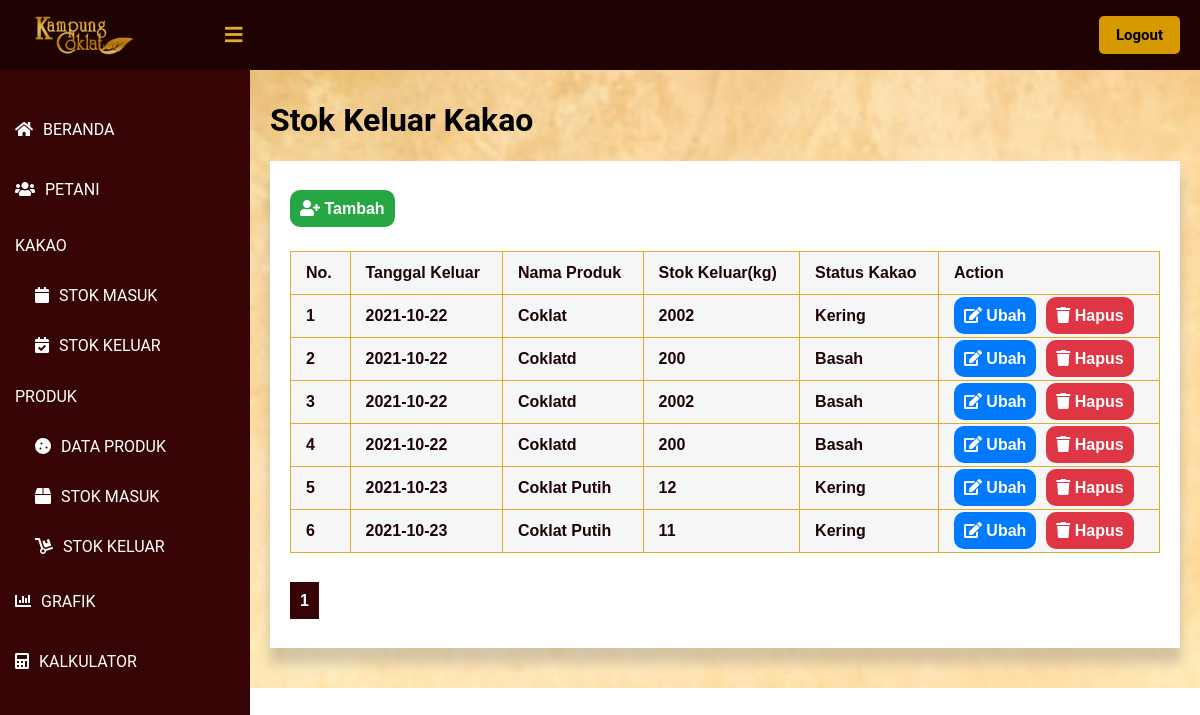
The app's page /public/lihat_SKK/1 (signed in) with its own data.
### tables this page shows
CREATE TABLE `stok_keluar_kakao` (
  `id_keluar_kakao` int(11) NOT NULL,
  `tanggal_keluar` timestamp NOT NULL DEFAULT current_timestamp(),
  `nama_produk` int(11) NOT NULL,
  `stok_keluar` int(11) NOT NULL,
  `status_kakao` int(11) NOT NULL
);

CREATE TABLE `produk` (
  `id_produk` int(11) NOT NULL,
  `nama_produk` varchar(30) NOT NULL,
  `berat_bersih` int(11) NOT NULL,
  `harga` int(11) NOT NULL,
  `produksi_kakao_kering` int(11) NOT NULL,
  `produksi_kakao_basah` int(11) NOT NULL
);

CREATE TABLE `kategori` (
  `id` int(11) NOT NULL,
  `nama_kategori` varchar(60) NOT NULL,
  `grup` varchar(60) NOT NULL
);

### app/core/Controller.php (called while the page is built, shortened)
<?php
class Controller {
    public function view($view, $data = [])
    {
        require_once   '../app/views/'.$view.'.php';
    }
}
?>

### app/controllers/Lihat_SKK.php (called while the page is built, shortened)
<?php
class Lihat_SKK extends Controller {
    public function index($page)
    {
        $id_user = $_SESSION['id'];
        $user = $this->model('User_model')->getUserById($id_user);
        $data['keluar_kakao'] = $this->model('SKK_model')->getList($page);
        $data['nama'] = $user['nama'];
        $this->view('lihat_SKK/index', $data);
    }
}
?>

### app/core/App.php (called while the page is built, shortened)
<?php
class App {
    protected $method = 'index';
    protected $params = [];
    public function __construct()
    {
        $url = $this->parseURL();
        if ( file_exists('../app/controllers/' . $url[0] . '.php') ) {
            unset($url[0]);
        }
        $this->controller = new $this->controller;
        if ( !empty($url) ) {
            $this->params = array_values($url);
        }
        call_user_func_array([$this->controller, $this->method], $this->params);
    }
    public function parseURL()
    {
        if ( isset($_GET['url']) ) {
            $url = rtrim($_GET['url'], '/');
            $url = filter_var($url, FILTER_SANITIZE_URL);
            $url = explode("/", $url);
            return $url;
        }
    }
}

### public/index.php (called while the page is built, shortened)
<?php
$app = new App;

### app/core/Database.php (called while the page is built, shortened)
<?php
class Database {
    private $host = DB_HOST;
    private $db_name = DB_NAME;
    private $dbh;
    private $stmt;
    public function __construct()
    {
        $dsn = 'mysql:host=' . $this->host . ';dbname=' . $this->db_name;
        try {
            $this->dbh = new PDO($dsn, 'root', '');
        } catch(PDOException $e) {
            die($e->getMessage());
        }
    }
    public function query($query)
    {
        $this->stmt = $this->dbh->prepare($query);
    }
    public function bind($param, $value, $type=null)
    {
        if ( is_null($type) ) {
            switch( true ) {
                default :
                    $type = PDO::PARAM_STR;
            }
        }
        $this->stmt->bindValue($param, $value, $type);
    }
    public function execute()
    {
        $this->stmt->execute();
    }
    public function resultSet()
    {
        $this->execute();
        return $this->stmt->fetchAll(PDO::FETCH_ASSOC);
    }
}

### app/models/SKK_model.php (called while the page is built, shortened)
<?php
class SKK_model {
    private $table = 'stok_keluar_kakao';
    private $db;
    public function __construct()
    {
        $this->db = new Database;
    }
    public function getList($page)
    {
        $data = [];
        $jumlahDataSetiapPage = 10;
        $this -> db -> query("SELECT stok_keluar_kakao.*, status_kakao.nama_kategori AS status_kakao, produk.nama_produk, DATE_FORMAT(tanggal_keluar, '%Y-%m-%d') AS tanggal_keluar FROM `" . $this->table . "` LEFT JOIN produk ON produk.id_produk = stok_keluar_kakao.nama_produk JOIN kategori AS status_kakao ON status_kakao.id = stok_keluar_kakao.status_kakao");
        $jumlahData = $this -> db -> resultSet();
        $jumlahData = count($jumlahData);
        $jumlahPage = ceil($jumlahData / $jumlahDataSetiapPage);
        $halamanSaatIni = ( isset($page) ) ? $page : 1;
        $dataPertama = ($jumlahDataSetiapPage * $halamanSaatIni) - $jumlahDataSetiapPage;
        $this -> db -> query("SELECT stok_keluar_kakao.*, status_kakao.nama_kategori AS status_kakao, produk.nama_produk, DATE_FORMAT(tanggal_keluar, '%Y-%m-%d') AS tanggal_keluar FROM `" . $this->table . "` LEFT JOIN produk ON produk.id_produk = stok_keluar_kakao.nama_produk JOIN kategori AS status_kakao ON status_kakao.id = stok_keluar_kakao.status_kakao LIMIT $dataPertama, $jumlahDataSetiapPage");
        $daftarData = $this -> db -> resultSet();
        $data['list_data'] = $daftarData;
        $data['halaman_saat_ini'] = $halamanSaatIni;
        $data['jumlah_halaman'] = $jumlahPage;
        return $data;
    }
}

### app/views/lihat_SKK/index.php (the view, shortened to what this page needs)
<!DOCTYPE html>
<html lang=”en”>
<head>
	<link href="<?= BASEURL ?>/css/melihat_petani.css" rel="stylesheet" type="text/css">
    <link rel="stylesheet" href="https://cdnjs.cloudflare.com/ajax/libs/font-awesome/5.12.1/css/all.min.css">
</head>
<body>
    <header>
        <label for="check">
            <i class="fas fa-bars" id="sidebar_btn"></i>
        </label>
        <div class="left_area">
            <img src="http://localhost/KampungCoklat/public/img/Logo-Daun.png">
        </div>
        <div class="right_area">
            <a href="<?= BASEURL ?>/logout" style="color: #000; margin-left: 10px;" class="logout_btn">Logout</a>
        </div>
    </header>
    <div class="sidebar">
        <a class="menu" href="<?= BASEURL ?>/beranda"><i class="fas fa-home"></i><span>BERANDA</span></a>
        <a class="menu" href="<?= BASEURL ?>/lihat_petani/1"><i class="fas fa-users"></i><span>PETANI</span></a>
        <p class="menu2">KAKAO</p>
        <a class="sub_menu" href="<?= BASEURL ?>/lihat_stok/1"><i class="fas fa-calendar"></i><span>STOK MASUK</span></a>
        <a class="sub_menu" href="<?= BASEURL ?>/lihat_SKK/1"><i class="fas fa-calendar-check"></i><span>STOK KELUAR</span></a>
        <p class="menu2">PRODUK</p>
        <a class="sub_menu" href="<?= BASEURL ?>/lihat_produk/1"><i class="fas fa-cookie"></i><span>DATA PRODUK</span></a>
        <a class="sub_menu" href="<?= BASEURL ?>/lihat_SMP/1"><i class="fas fa-box"></i><span>STOK MASUK</span></a>
        <a class="sub_menu" href="<?= BASEURL ?>/lihat_SKP/1"><i class="fas fa-dolly"></i><span>STOK KELUAR</span></a>
        <a class="menu" href="#"><i class="fas fa-chart-bar"></i><span>GRAFIK</span></a>
        <a class="menu" href="#"><i class="fas fa-calculator"></i><span>KALKULATOR</span></a>
    </div>
    <div class="content">
        <div class="card">
            <h1>Stok Keluar Kakao</h1>
        </div>
        <div class="card_table">
            <div>
                <div class="card_table1">
                    <br><br>
                    <a href="<?= BASEURL ?>/tambah_SKK" class="tambah"><i class="fas fa-user-plus"></i><span> Tambah</span></a>
                </div>
                </div>
                <div class="card_table2">
                    <table class="tabelMahasiswa" width="60%">
                        <tr>
                            <th>No.</th>
                            <th>Tanggal Keluar</th>
                            <th>Nama Produk</th>
                            <th>Stok Keluar(kg)</th>
                            <th>Status Kakao</th>
                            <th>Action</th>
                        </tr>
                        <?php foreach ($data['keluar_kakao']['list_data'] as $key => $value) { ?>
                        <tr>
                            <th><?= ($key + 1) ?></th>
                            <th><?= $value['tanggal_keluar'] ?></th>
                            <th><?= $value['nama_produk'] ?></th>
                            <th><?= $value['stok_keluar'] ?></th>
                            <th><?= $value['status_kakao'] ?></th>
                            <th><a class = 'edit' href = '<?= BASEURL;?>/ubah_SKK/<?= $value['id_keluar_kakao']?>'><i class="fas fa-edit"></i> Ubah</a><a href="<?= BASEURL;?>/hapus_SKK/hapus/<?= $value['id_keluar_kakao']?>" class="hapus"><i class="fas fa-trash"></i> Hapus</a></th>
                        </tr>
                        <?php } ?>
                    </table>
                    <br>
                    <br>
                    <?php for($p = 1; $p <= $data['keluar_kakao']['jumlah_halaman']; $p++): ?>
                        <?php if($p == $data['keluar_kakao']['halaman_saat_ini']): ?>
                            <a href= "<?= BASEURL ?>/lihat_SKK/<?= $p; ?>" class = 'page_aktif'><?= $p; ?></a>
                        <?php else: ?>
                            <a href= "<?= BASEURL ?>/lihat_SKK/<?= $p; ?>"  class = 'page'><?= $p; ?></a>
                        <?php endif; ?>
                    <?php endfor; ?>
                    <br>
                    <br>
                    <br>
                </div>
            </div>
        </div>
</body>
</html>

### public/css/melihat_petani.css (style rules this page uses)
body { margin: 0; padding: 0; font-family: "Roboto", sans-serif; }
header { z-index: 1; position: fixed; background: #1f0303; padding: 20px; width: calc(100% - 0%); top: 0; height: 30px; }
.left_area img { width: 120px; margin-top: -15px; }
.logout_btn { padding-left: 17px; padding-right: 17px; padding-bottom: 10px; padding-top: 10px; background: #d69a00; text-decoration: none; float: right; margin-top: -60px; margin-right: 40px; border-radius: 5px; font-size: 15px; font-weight: 600; color: #360405; transition: 0.5s; transition-property: background; }
.sidebar { z-index: 1; top: 0; background: #360405; margin-top: 70px; padding-top: 30px; position: fixed; left: 0; width: 250px; height: calc(100% - 9%); transition: 0.5s; transition-property: left; overflow-y: auto; }
.menu { color: #fff; display: block; width: 100%; line-height: 60px; text-decoration: none; padding-left: 15px; box-sizing: border-box; transition: 0.5s; transition-property: background; }
.menu2 { color: #fff; display: block; width: 100%; text-decoration: none; padding-left: 15px; box-sizing: border-box; transition: 0.5s; transition-property: background; }
.sub_menu { color: #fff; display: block; width: 100%; line-height: 50px; text-decoration: none; padding-left: 35px; box-sizing: border-box; transition: 0.5s; transition-property: background; }
.sidebar i { padding-right: 10px; }
label #sidebar_btn { z-index: 1; color: #e0ac26; position: fixed; cursor: pointer; left: 225px; font-size: 20px; margin: 5px 0; transition: 0.5s; transition-property: color; }
.content { background: url('http://localhost/KampungCoklat/public/img/bg.jpg'); background-position: center; height: auto; transition: 0.5s; width: (100% - 250px); margin-top: 60px; padding: 20px; margin-left: 250px; }
.content .card_table { box-shadow: 0 19px 38px rgba(255, 255, 255, 0.3), 0 15px 12px rgba(0,0,0,0.22); background-color: #fff; }
.tabelMahasiswa { margin-top: 10px; font-family: Arial; border-collapse: collapse; width: 100%; }
.content .card_table1 { margin: 20px; height: 50px; }
.content .card_table2 { margin-top: 40px; margin-left: 20px; margin-bottom: 20px; margin-right: 20px; }
.tambah { cursor: crosshair; text-decoration: none; background-color: #27a644; padding: 10px 10px; text-align: center; border-radius: 10px; font-family: Arial; font-weight: bold; color: white; }
.edit { text-decoration: none; background-color: #017afe; padding: 10px 10px; text-align: center; border-radius: 10px; font-family: Arial; font-weight: bold; color: white; }
.page_aktif { text-decoration: none; background-color: #360405; padding: 10px 10px; text-align: center; font-family: Arial; font-weight: bold; color: white; font-weight: bold; }
.hapus { text-decoration: none; background-color: #de3645; padding: 10px 10px; margin-left: 10px; text-align: center; border-radius: 10px; font-family: Arial; font-weight: bold; color: white; }
td, th { border: 1px solid #e0ac26; padding: 15px; }
tr:nth-child(even) { background-color: #747677; }
th { padding-top: 12px; padding-bottom: 12px; text-align: left; background-color: #f4f6f8; color: #1f0303; }

### records on screen
stok_keluar_kakao: tanggal_keluar "2021-10-22", produk.nama_produk "Coklat", stok_keluar "2002", kategori.nama_kategori "Kering"
stok_keluar_kakao: tanggal_keluar "2021-10-22", produk.nama_produk "Coklatd", stok_keluar "200", kategori.nama_kategori "Basah"
stok_keluar_kakao: tanggal_keluar "2021-10-22", produk.nama_produk "Coklatd", stok_keluar "2002", kategori.nama_kategori "Basah"
stok_keluar_kakao: tanggal_keluar "2021-10-22", produk.nama_produk "Coklatd", stok_keluar "200", kategori.nama_kategori "Basah"
stok_keluar_kakao: tanggal_keluar "2021-10-23", produk.nama_produk "Coklat Putih", stok_keluar "12", kategori.nama_kategori "Kering"
stok_keluar_kakao: tanggal_keluar "2021-10-23", produk.nama_produk "Coklat Putih", stok_keluar "11", kategori.nama_kategori "Kering"
